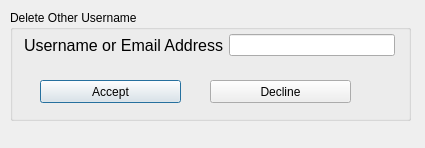
<?xml version="1.0" encoding="UTF-8"?>
<ui version="4.0">
 <class>Dialog</class>
 <widget class="QDialog" name="Dialog">
  <property name="geometry">
   <rect>
    <x>0</x>
    <y>0</y>
    <width>425</width>
    <height>148</height>
   </rect>
  </property>
  <property name="windowTitle">
   <string>Dialog</string>
  </property>
  <widget class="QGroupBox" name="groupBox">
   <property name="geometry">
    <rect>
     <x>10</x>
     <y>10</y>
     <width>401</width>
     <height>111</height>
    </rect>
   </property>
   <property name="title">
    <string>Delete Other Username</string>
   </property>
   <widget class="QWidget" name="formLayoutWidget">
    <property name="geometry">
     <rect>
      <x>9</x>
      <y>19</y>
      <width>381</width>
      <height>41</height>
     </rect>
    </property>
    <layout class="QFormLayout" name="formLayout">
     <property name="horizontalSpacing">
      <number>5</number>
     </property>
     <property name="verticalSpacing">
      <number>5</number>
     </property>
     <property name="leftMargin">
      <number>5</number>
     </property>
     <property name="topMargin">
      <number>5</number>
     </property>
     <property name="rightMargin">
      <number>5</number>
     </property>
     <property name="bottomMargin">
      <number>5</number>
     </property>
     <item row="0" column="0">
      <widget class="QLabel" name="username_emailLabel">
       <property name="font">
        <font>
         <pointsize>12</pointsize>
        </font>
       </property>
       <property name="text">
        <string>Username or Email Address</string>
       </property>
      </widget>
     </item>
     <item row="0" column="1">
      <widget class="QLineEdit" name="username_emailEdit"/>
     </item>
    </layout>
   </widget>
   <widget class="QPushButton" name="AcceptDeleteButton">
    <property name="geometry">
     <rect>
      <x>30</x>
      <y>70</y>
      <width>141</width>
      <height>23</height>
     </rect>
    </property>
    <property name="text">
     <string>Accept</string>
    </property>
   </widget>
   <widget class="QPushButton" name="DeclineDeteleButton">
    <property name="geometry">
     <rect>
      <x>200</x>
      <y>70</y>
      <width>141</width>
      <height>23</height>
     </rect>
    </property>
    <property name="text">
     <string>Decline</string>
    </property>
   </widget>
  </widget>
 </widget>
 <tabstops>
  <tabstop>username_emailEdit</tabstop>
  <tabstop>AcceptDeleteButton</tabstop>
 </tabstops>
 <resources/>
 <connections>
  <connection>
   <sender>DeclineDeteleButton</sender>
   <signal>clicked()</signal>
   <receiver>Dialog</receiver>
   <slot>close()</slot>
   <hints>
    <hint type="sourcelabel">
     <x>280</x>
     <y>91</y>
    </hint>
    <hint type="destinationlabel">
     <x>212</x>
     <y>73</y>
    </hint>
   </hints>
  </connection>
  <connection>
   <sender>AcceptDeleteButton</sender>
   <signal>clicked()</signal>
   <receiver>Dialog</receiver>
   <slot>close()</slot>
   <hints>
    <hint type="sourcelabel">
     <x>110</x>
     <y>91</y>
    </hint>
    <hint type="destinationlabel">
     <x>212</x>
     <y>73</y>
    </hint>
   </hints>
  </connection>
 </connections>
</ui>
